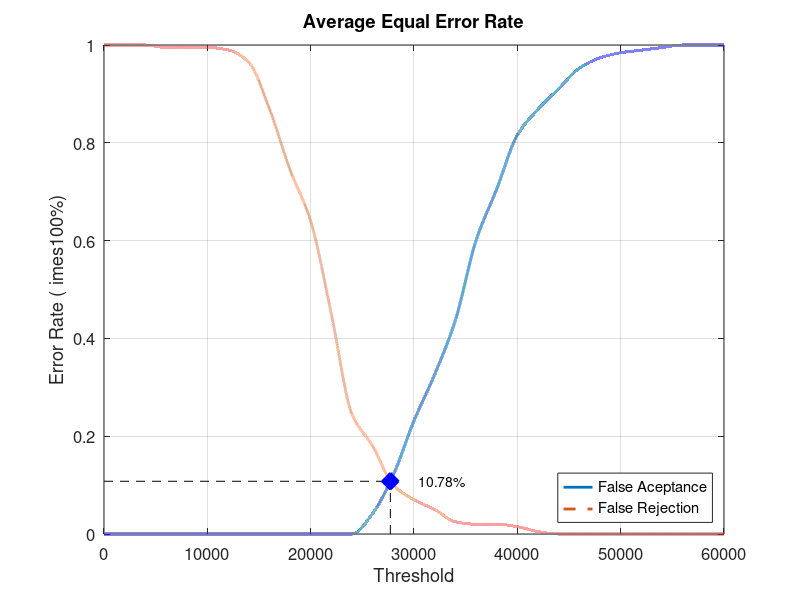
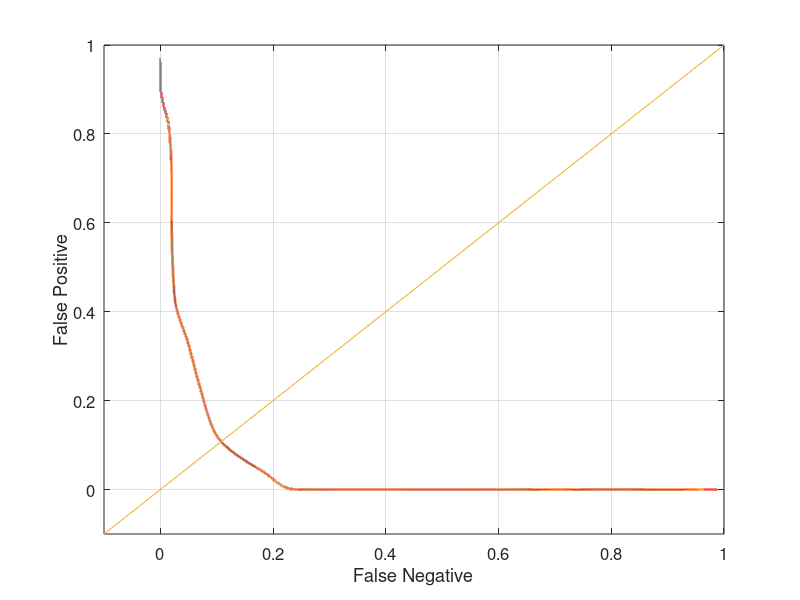

MATLAB code to generate these figures, in order:
close all;
clear;
clc;
x = 0:2000:60000;
xq = 0:0.5:60000;

y0 = [0 0 0 0 0 0 0 0 0 0 0 0 0 0.0421053 0.121053 0.231579 0.326316 0.436842 0.6 0.705263 0.815789 0.868421 0.910526 0.952632 0.973684 0.984211 0.989474 0.994737 1 1 1]
yy0 = interp1(x, y0, xq, 'pchip');
y1 = [1 1 1 0.995 0.995 0.995 0.99 0.965 0.87 0.745 0.64 0.45 0.245 0.18 0.1 0.07 0.05 0.025 0.02 0.02 0.015 0.005 0 0 0 0 0 0 0 0 0]
yy1 = interp1(x, y1, xq, 'pchip');

% Calculating EER: 
y2 = abs(y0 - y1);
find(y2 == min(y2))
yy2 = abs(yy0 - yy1);
xEER = find(yy2 == min(yy2));
xEERIndex = xq(xEER) % X-axis EER
yEER = yy0(xEER) % Y-axis EER

main = figure
plot(xq, yy0,'-','LineWidth', 2);	hold on
plot(xq, yy1,'--','LineWidth', 2);	hold on
plot([xEERIndex xEERIndex], [0 yEER], 'k--');	hold on
plot([0 xEERIndex], [yEER yEER], 'k--');	hold on
plot(xEERIndex, yEER, 'bx', 'LineWidth', 10);	hold on
text(xEERIndex + 10 * xEERIndex / 100, yEER, [num2str(round((10000 * yEER)) / 100) '%'])
legend('False Aceptance', 'False Rejection', 'Location', 'SouthEast')
xlabel('Threshold')
ylabel('Error Rate (	imes100%)')
title('Average Equal Error Rate')
set(gca, 'FontSize', 12)
axis([0 60000 0 1])
grid on

print(main, 'Database1_3Main', '-dpng');
FNRxFPR = figure('Color', [1 1 1]);
plot(yy1, yy0, '-', yy1, yy0, 'LineWidth', 2);
hold on
y = -0.1:0.1:1
plot(y, y); 
set(gca, 'FontSize', 12)
xlabel('False Negative')
ylabel('False Positive')
axis([-0.1 1 -0.1 1])
set(gca, 'FontSize', 12)
grid on

print(FNRxFPR, 'Database1_3FNRxFPR','-dpng');
